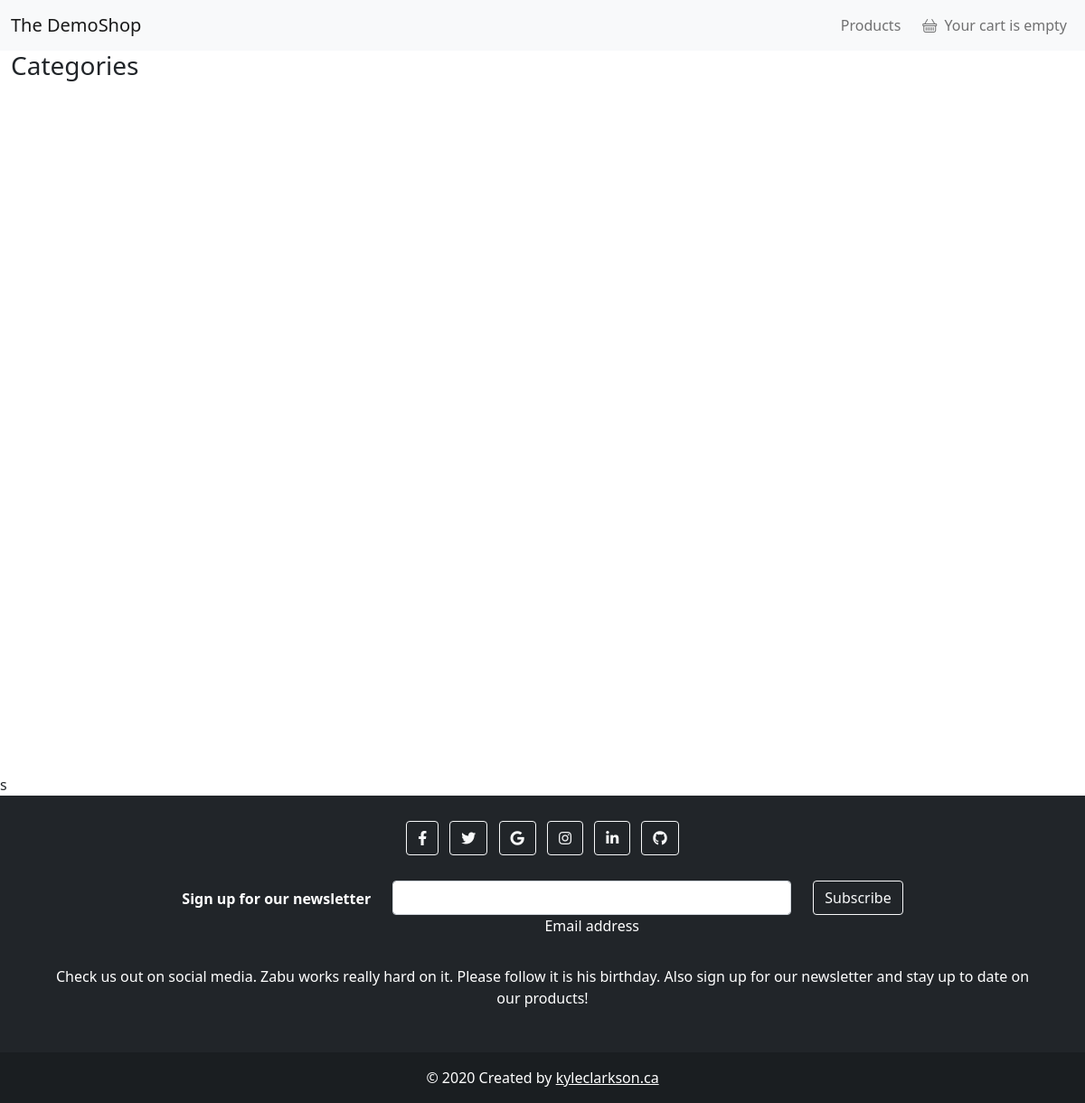
Before: /products/ with the older database file.
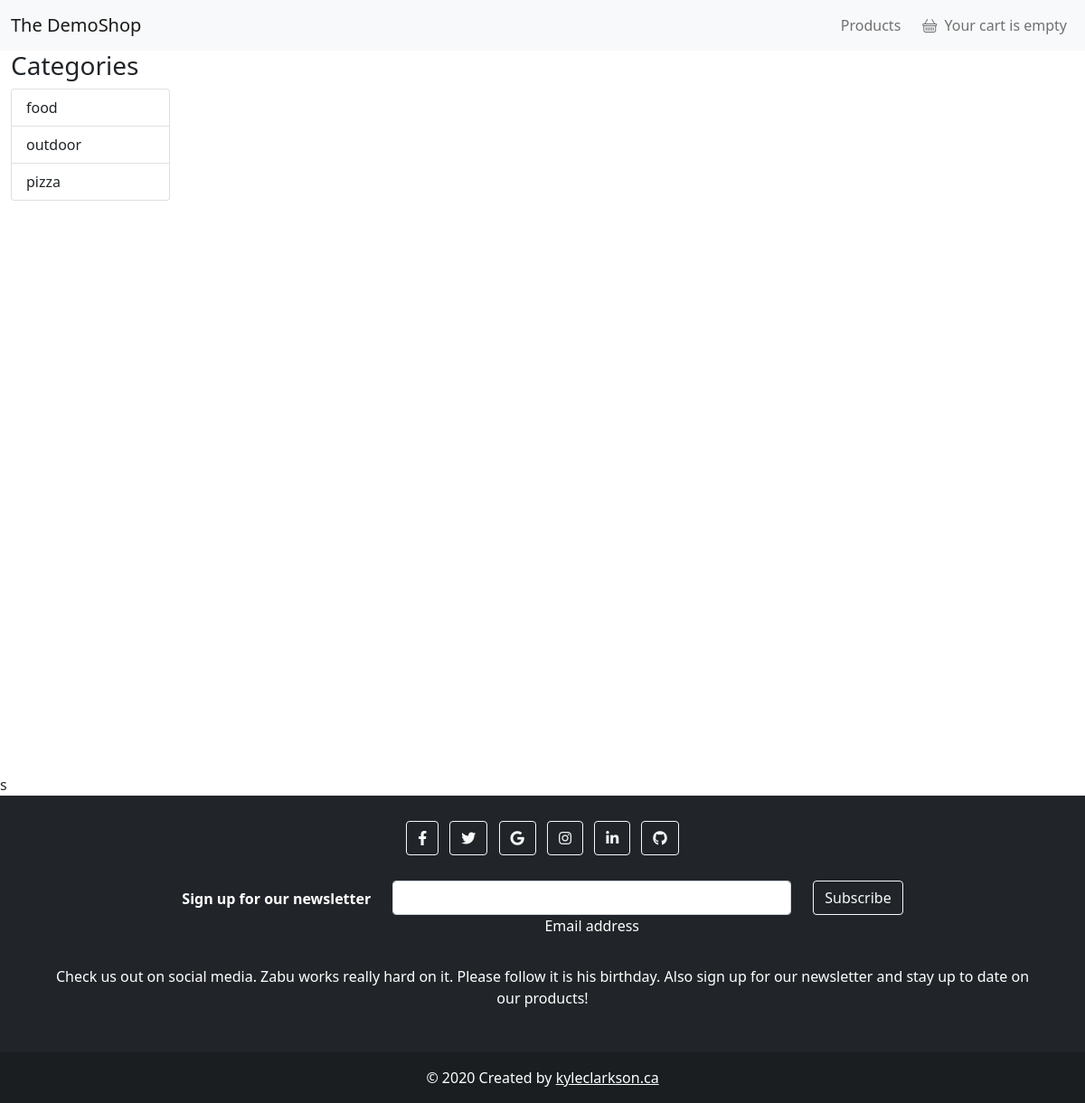
After: the same page with the newer database file.
### shop/models.py (models this page shows, shortened)
class Category(models.Model):
    name = models.CharField(max_length=200, db_index=True)
    slug = models.SlugField(max_length=200, unique=True)
    class Meta:
        ordering = ('name',)
        verbose_name = 'Category'
        verbose_name_plural = 'Categories'
    def __str__(self):
        return self.name

### shop/views.py (the view)
# urls.py: path('products/', views.product_list, name='product_list'),
def product_list(request, category_slug=None):
    category = None
    categories = Category.objects.all()
    products = Product.objects.filter(available=True)
    if category_slug:
        category = get_object_or_404(Category, slug=category_slug)
        products = products.filter(category=category)
    context = {
        'category': category,
        'categories': categories,
        'products': products,
    }
    return render(request, 'shop/product/list.html', context)

### shop/templates/shop/product/list.html (shortened to what this page needs)
{% extends 'base.html' %}
{% load  static %}
{% block content %}
    <div class="container-fluid">
        <div class="row">
            <div class="col-2">
                <h3 class="">Categories</h3>
                <div class="list-group">
                    {% for category in categories %}
                        <a href="{% url 'shop:product_list_by_category' category.slug %}" class="list-group-item list-group-item-action">{{ category}}</a>
                    {% endfor %}
                </div>
            </div>
            <div class="col-9">
                <div class="container min-vh-100 pt-5" id="featured">
                </div>
            </div>
        </div>
    </div>s
{% endblock %}

Changed rows visible on the page:
added Category: name "food"
added Category: name "outdoor"
added Category: name "pizza"
